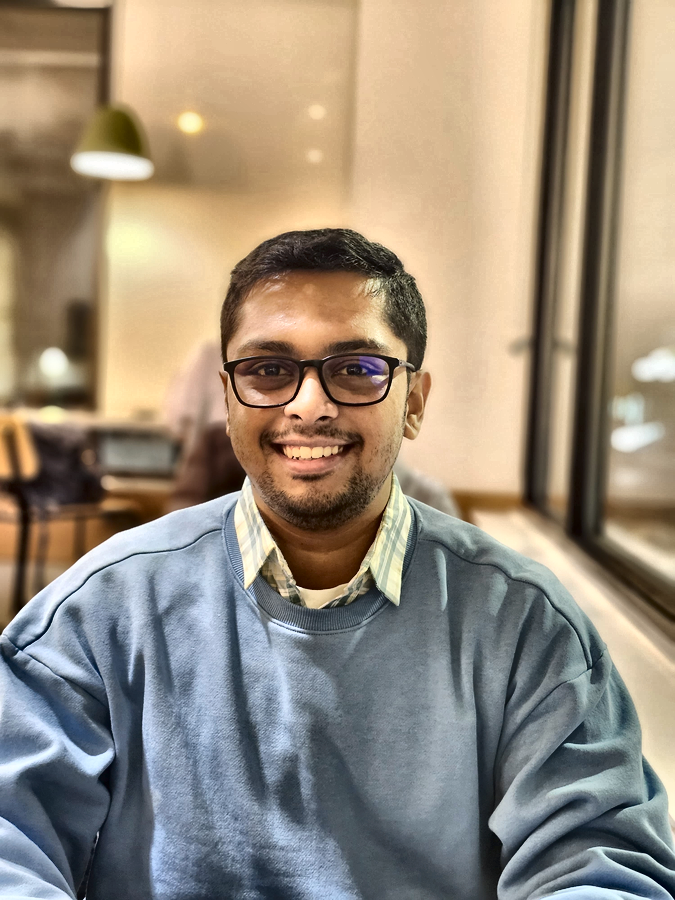
#> input picture assets/photo-ready.png, 675 x 900 px
$ python -i clean_photo.py   (imports and definitions only)
#> lines starting #> are read from the running program, lines starting #| are printed output that depends on the picture
#!/usr/bin/env python3
"""
clean_photo.py

Prepares a source photo for ASCII-portrait conversion:
  1. Cuts the background out (rembg) so only the subject remains.
  2. Evens out lighting with CLAHE (adaptive histogram equalization).
  3. Composites the result onto a plain white canvas so the background
     falls at the *light* end of the character ramp instead of the dark end.

Usage:
    python tools/clean_photo.py my-photo.jpg
    # writes assets/photo-ready.png

If rembg isn't installed (it's a heavy optional dependency), the script
falls back to skipping background removal and just runs CLAHE + white
padding, so you can still iterate without the full art requirements
installed.
"""
import sys
import os
import argparse

import numpy as np
import cv2
from PIL import Image

OUTPUT_PATH = "assets/photo-ready.png"


# [15 lines left out: function remove_background, not called in this run]


def apply_clahe(pil_img: Image.Image) -> Image.Image:
    """Even out lighting so shadow/highlight detail survives the
    downscale-to-ASCII step later. Operates on the L channel in LAB space
    so color isn't distorted."""
    rgba = np.array(pil_img)
    rgb = rgba[:, :, :3]
    alpha = rgba[:, :, 3] if rgba.shape[2] == 4 else None

    lab = cv2.cvtColor(rgb, cv2.COLOR_RGB2LAB)
#> lab: shape (900, 675, 3); mean of channels 0, 1, 2 148.3, 130.8, 138.2
    l_channel, a_channel, b_channel = cv2.split(lab)
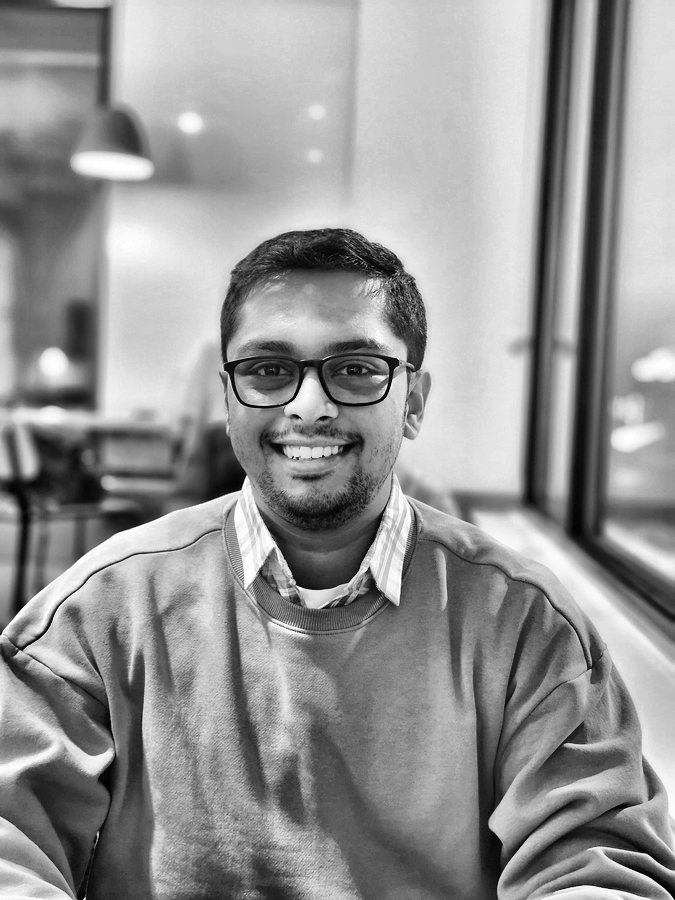
#> l_channel: shape (900, 675); min 2, max 255, mean 148.3
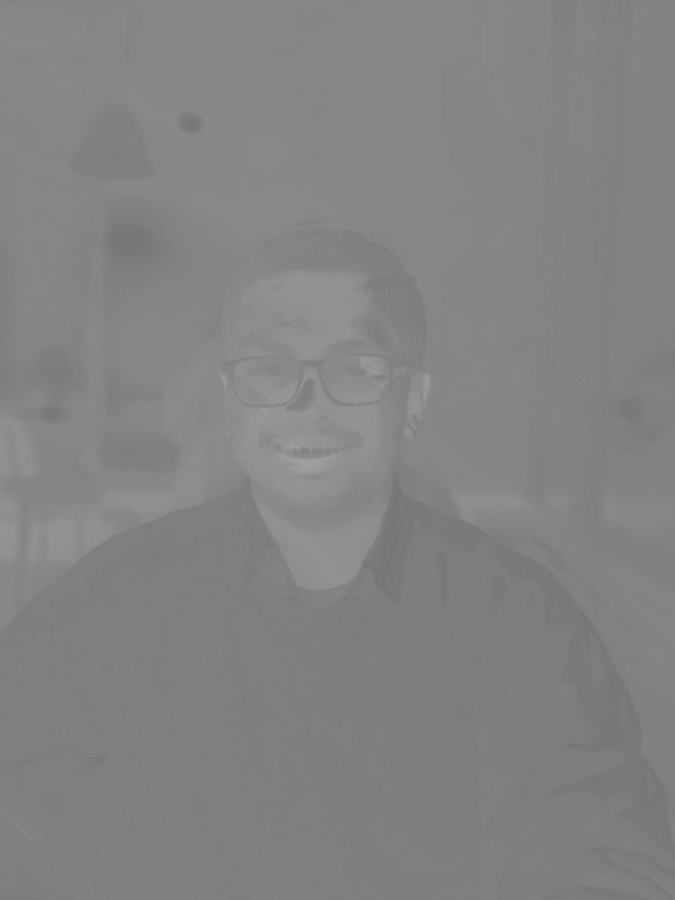
#> a_channel: shape (900, 675); min 116, max 162, mean 130.8
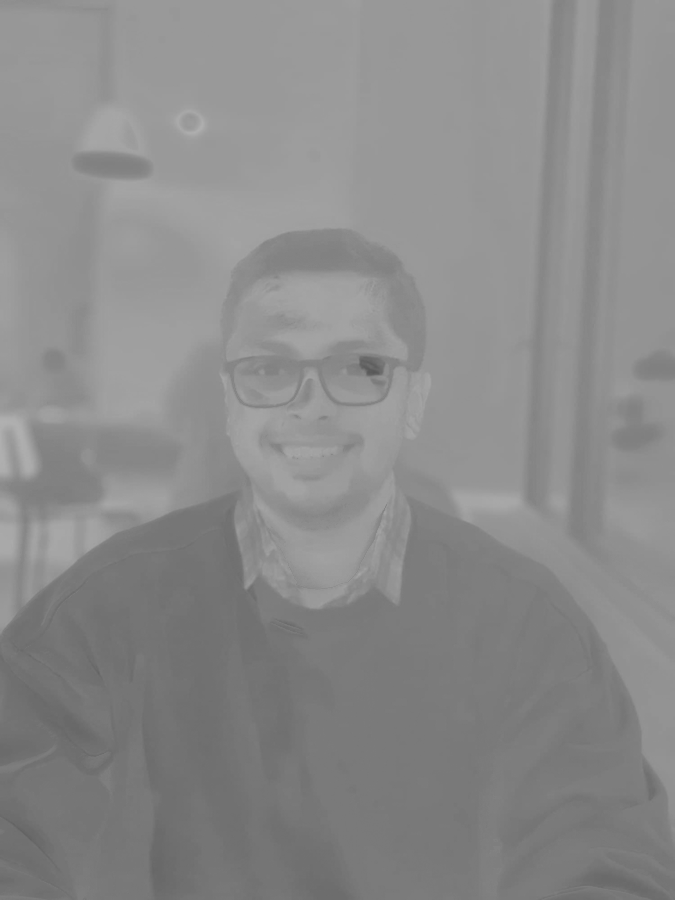
#> b_channel: shape (900, 675); min 88, max 176, mean 138.2

    clahe = cv2.createCLAHE(clipLimit=2.5, tileGridSize=(8, 8))
    l_eq = clahe.apply(l_channel)
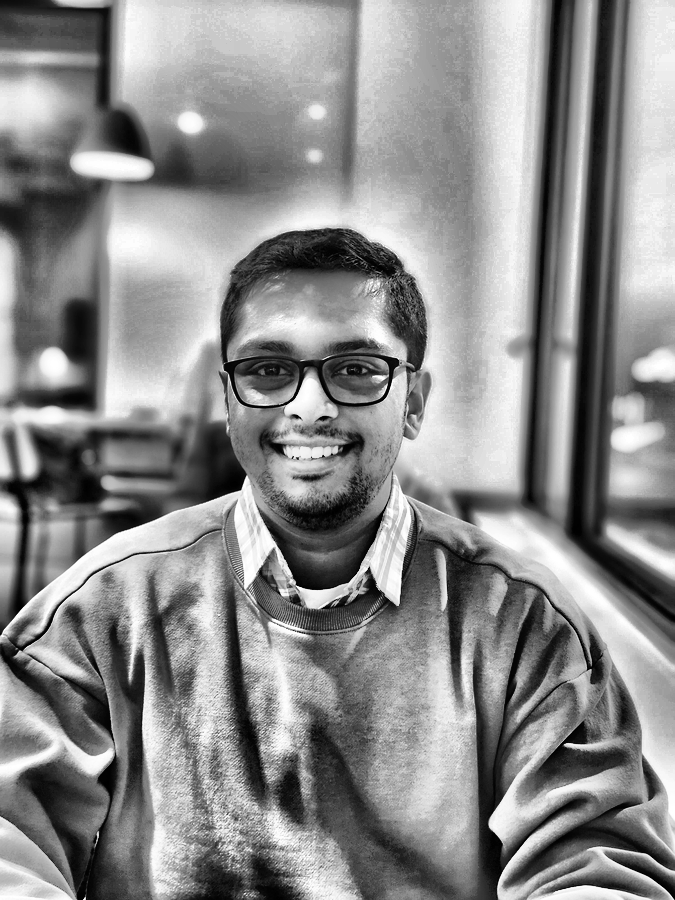
#> l_eq: shape (900, 675); min 0, max 255, mean 139.8

    lab_eq = cv2.merge((l_eq, a_channel, b_channel))
#> lab_eq: shape (900, 675, 3); mean of channels 0, 1, 2 139.8, 130.8, 138.2
    rgb_eq = cv2.cvtColor(lab_eq, cv2.COLOR_LAB2RGB)
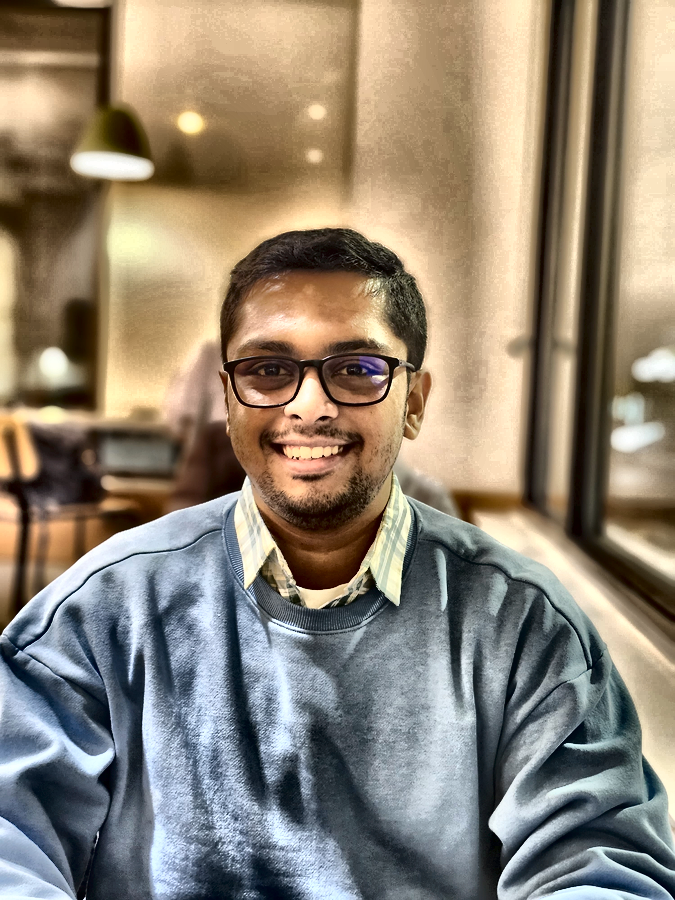
#> rgb_eq: shape (900, 675, 3); mean R, G, B 143.6, 132.3, 116.3

    if alpha is not None:
        rgba_eq = np.dstack([rgb_eq, alpha])
        return Image.fromarray(rgba_eq, mode="RGBA")
    return Image.fromarray(rgb_eq, mode="RGB")


# [44 lines left out: functions composite_on_white, main, not called in this run]


# [2 lines not run here, left out]

>>> import cv2
>>> picture = cv2.cvtColor(cv2.imread('../assets/photo-ready.png'), cv2.COLOR_BGR2RGB)
>>> result = apply_clahe(picture)
